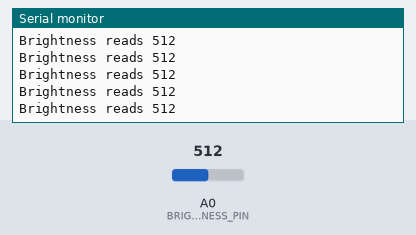
The sketch below on a simulated Arduino Uno, built with avr-gcc and run on an emulated ATmega328P. Parts: the last lines printed to the serial monitor. The test bench sets the inputs (shaded band); at power-on: A0 (BRIGHTNESS_PIN) = 512.

Above: at 1.2 s.
1.3 s: A0 (BRIGHTNESS_PIN) set to 716
At 1.31 s:
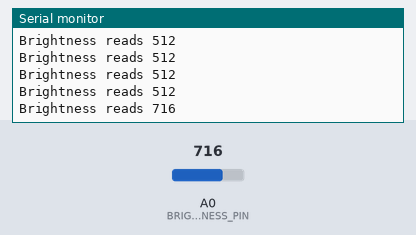
2.8 s: A0 (BRIGHTNESS_PIN) set to 900
At 2.82 s:
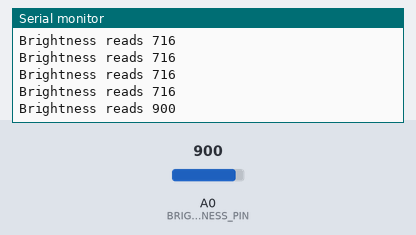
Timing chart, 0 to 5.8 s (numbered marks = the images above; inputs shaded):
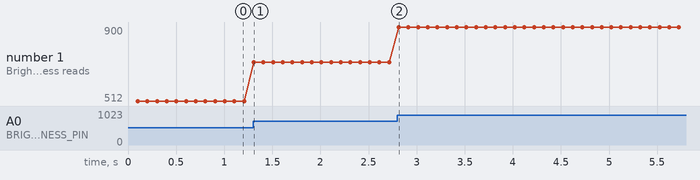

Measured:
- after the input at 1.3 s, the serial monitor: prints a new line at once (image 1)
- after the input at 2.8 s, the serial monitor: prints a new line at once (image 2)
- plotted number 1: 512 → 716 after the input at 1.3 s, 716 → 900 after the input at 2.8 s

The sketch:

BrightnessSensorTester.ino
```cpp
#include <Arduino.h>

/**
 * Should be working working 2018-09-18
 * Use Arduino IDE
 * ESP8266 by ESP8266 Community v. 2.2.0
 * Board: NodeMCU (12E)
 * CPU Freq: 80Mhz
 * Flash size: 4M (3M SPiffs)
 * Upload speed: 115200
 */

#define BRIGHTNESS_PIN A0
#define USE_SERIAL Serial

// ------------------------------------------- MAIN PROGRAM --------------------------------


void setup() {
 USE_SERIAL.begin(115200);
 USE_SERIAL.printf("Brightness tester");
}


void loop() {
  int light = analogRead(BRIGHTNESS_PIN);
  USE_SERIAL.printf("Brightness reads %d\n", light);
  delay(100);
}
```
